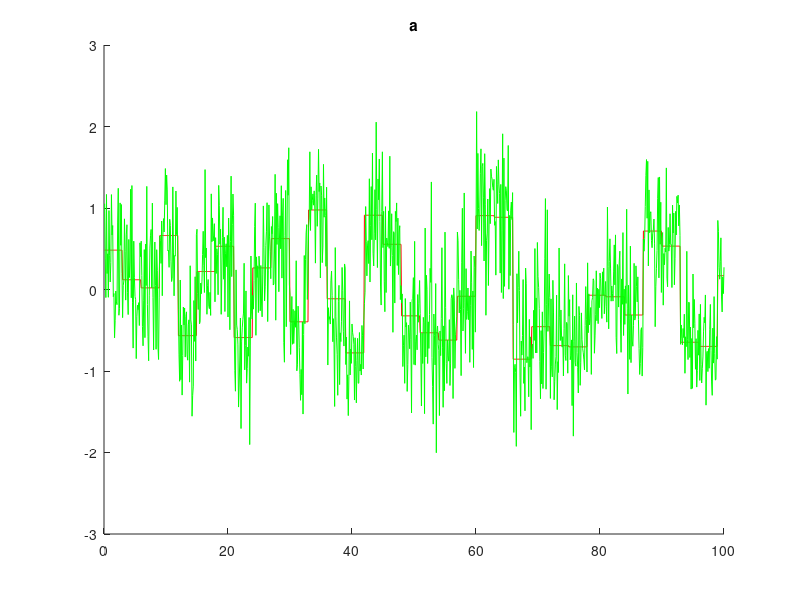
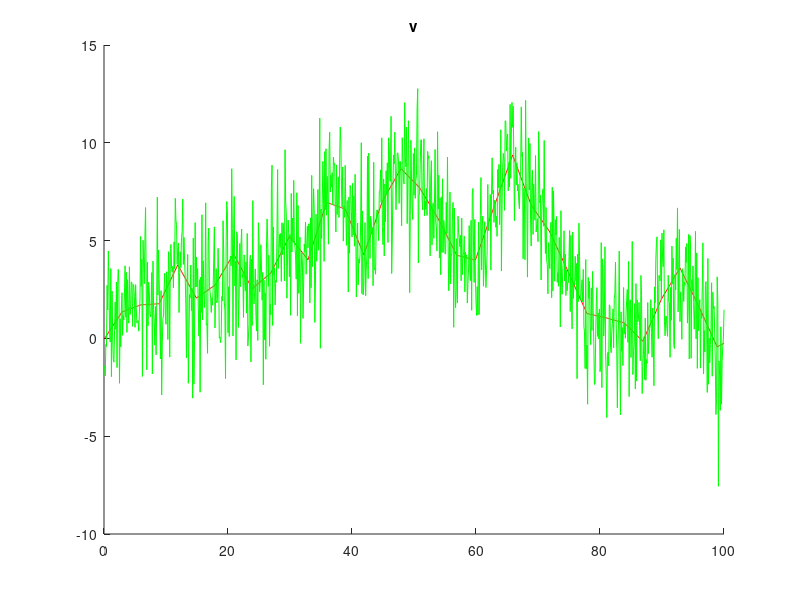

These figures' MATLAB source, in order:
clear;
close all;

amin =  -1;
amax = 1;

dt = 0.1;
N_pom = 1000;
T = (1:N_pom )* dt;

%Generowanie przebiegu a
value = amin+rand(1,1)*(amax-amin);
for i = 1:N_pom
	if mod(i,30) == 0
		value = amin+rand(1,1)*(amax-amin);
	end
	a1(i) = value;
end

v1 = zeros(1,400);
s1 = zeros(1,400);

for k = 2:N_pom
	v1(k) = v1(k-1) + a1(k)*dt; 
	s1(k) = s1(k-1) + v1(k)*dt;
end

a_pomiar1 = a1 + 0.5* randn(1,N_pom);
v_pomiar1 = v1 + 2 * randn(1,N_pom);


% figure(1)
% subplot(3,1,1)
% plot(T,a1)
% title("a")
% 
% subplot(3,1,2)
% plot(T,v1)
% title("v")
% 
% subplot(3,1,3)
% plot(T,s1)
% title("s")

figure(2)
hold on
plot(T,a1, 'r')
plot(T, a_pomiar1,'g')
title("a")

figure(5)
hold on
plot(T,v1, 'r')
plot(T,v_pomiar1,'g')
title("v")

save("dane11.mat","a1","v1", "s1", "a_pomiar1", "v_pomiar1")


